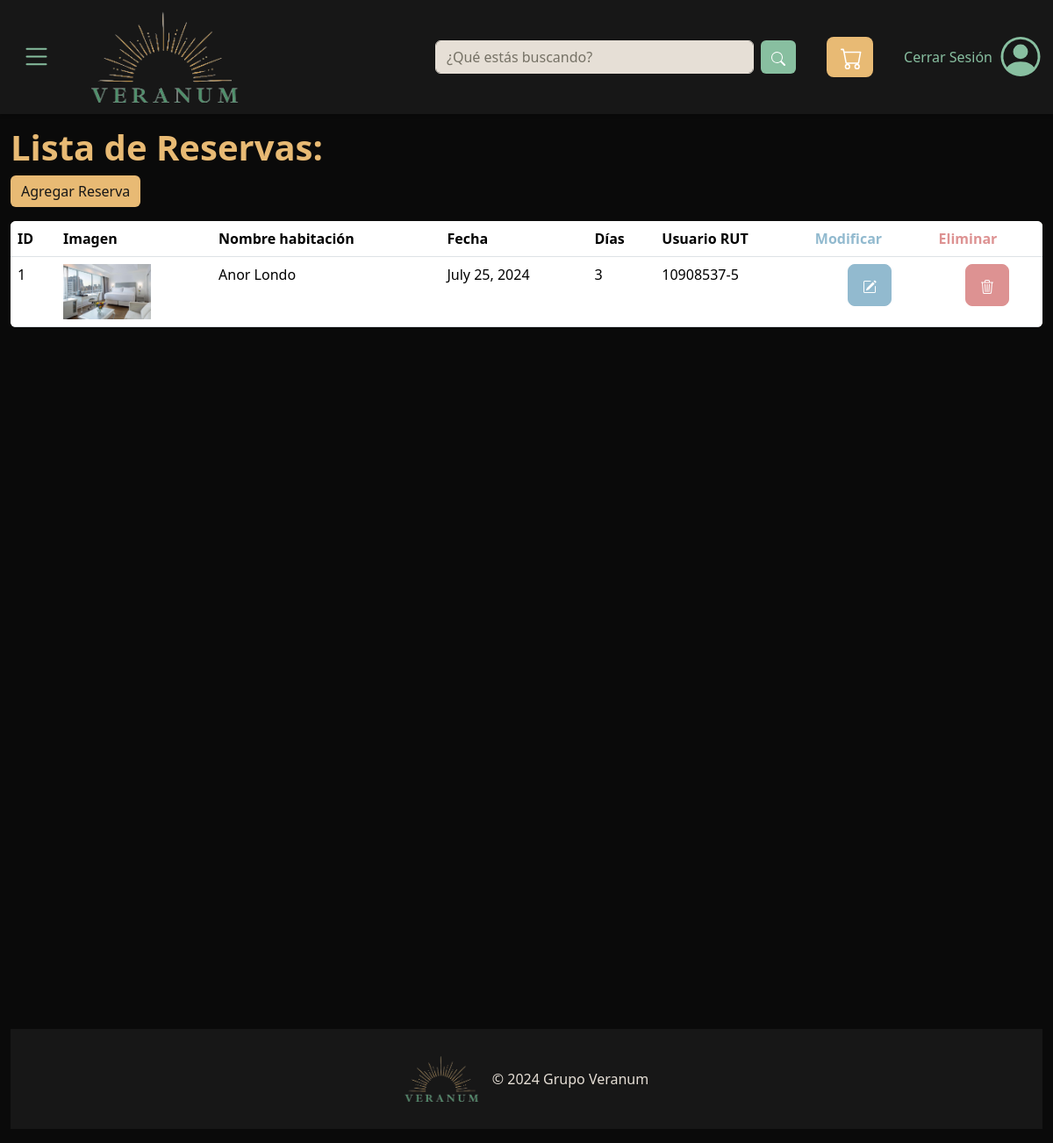
/listadoReservas (signed in), run on the app's committed database.
### Store/models.py (models this page shows)
class Reserva(models.Model):
    idReserva     = models.IntegerField(primary_key=True)
    idUsuario     = models.ForeignKey('Usuario', on_delete=models.CASCADE, default='0')
    dias          = models.CharField(max_length=50, null=True)
    fecha         = models.DateField(default='2000-01-01')
    habitacion    = models.ForeignKey('Habitacion', on_delete=models.CASCADE)

class Habitacion(models.Model):
    idHab         = models.AutoField(primary_key=True)
    nombre        = models.CharField(max_length=50)
    servicio      = models.ForeignKey('servicio', on_delete=models.CASCADE)
    dispHab       = models.ForeignKey('dispHab', on_delete=models.CASCADE)
    descripcion   = models.CharField(max_length=550)
    imagen        = models.ImageField(upload_to='habitaciones/imagenes')
    ytVidId       = models.CharField(max_length=11, null=True)
    precio        = models.IntegerField()
    capacidad     = models.IntegerField()
    tipoHab       = models.ForeignKey('tipoHab', on_delete=models.CASCADE)

class Usuario ( models.Model):
    idUsuario = models.AutoField(primary_key=True)
    nombre    = models.CharField(max_length=35)
    apellido  = models.CharField(max_length=35)
    rut       = models.CharField(max_length=40, default='11111111-1')
    email     = models.EmailField(max_length=70)
    telefono  = models.CharField(max_length=40)
    region    = models.ForeignKey('Region', on_delete=models.CASCADE)
    nivelEd   = models.ForeignKey('nivelEducacional', on_delete=models.CASCADE)
    fechaNac  = models.DateField(default='2000-01-01')

### Store/views.py (the view)
# urls.py: path('listadoReservas', views.listadoReservas, name='listadoReservas'),
@login_required
def listadoReservas(request):
    context = {}
    reservas = Reserva.objects.all()
    print("---------")
    print(reservas)
    context['reservas'] = reservas
    return render(request, 'listadoReservas.html', context)

### Store/templates/listadoReservas.html (shortened to what this page needs)
{% extends "plantilla_base.html" %}
{% block contenido %}
<h1 class="pt-5 mt-5" style="font-weight:bold; color:#E8BA74">Lista de Reservas:</h1>
<table class="table table-resposive mb-0">
    <tr class="listado" >
        <th >ID</th>
        <th >Imagen</th>
        <th >Nombre habitación</th>
        <th >Fecha</th>
        <th >Días</th>
        <th >Usuario RUT</th>
        <th style="color: #92BACF">Modificar</th>
        <th style="color: #dd9292" >Eliminar</th>
    </tr>
    {%for reserva in reservas%}
        <td > {{reserva.idReserva}} </td>
        <td ><a href="{{reserva.habitacion.idHab}}"><img src="{{reserva.habitacion.imagen.url}}" alt="No disponible" style="max-width: 100px; max-height: 140px;"></a></td>
        <td >{{reserva.habitacion.nombre}}</td>
        <td >{{reserva.fecha}}</td>
        <td >{{reserva.dias}}</td>
        <td >{{reserva.idUsuario.rut}}</td>
        <td class="text-center"><a href="{% url 'modificarReserva' idReserva=reserva.idReserva %}" class="btn btn-info btn-lg" style="background-color: #92BACF; border-color:#92BACF">
        </a></td>
        <td class="text-center"><a href="{% url 'eliminarReserva' idReserva=reserva.idReserva %}" class="btn btn-danger btn-lg" style="background-color: #dd9292; border-color:#dd9292">
        </a></td>
    {%endfor%}
        <a href="{%url 'registroReservas' %}"><button class="btn btnAgregar btn-success mb-3" id="btnAgregar" style="color:#171717;background-color: #E8BA74;border: none; align-items:end;">Agregar Reserva</button></a>
    <table class="table table-resposive">
        <div class="container-fluid d-flex flex-column min-vh-100">
        </div>
{%endblock%}

### Store/static/style.css (style rules this page uses)
body { background-color: #0A0A0A; }
h1 { color: #88bfa0; }
.table { border-radius: 6px; overflow:hidden; background-color: #e6dfd6; }

### data on the page
Reserva: idReserva "1", habitacion.imagen (picture), habitacion.nombre "Anor Londo", fecha "July 25, 2024", dias "3", idUsuario.rut "10908537-5"
